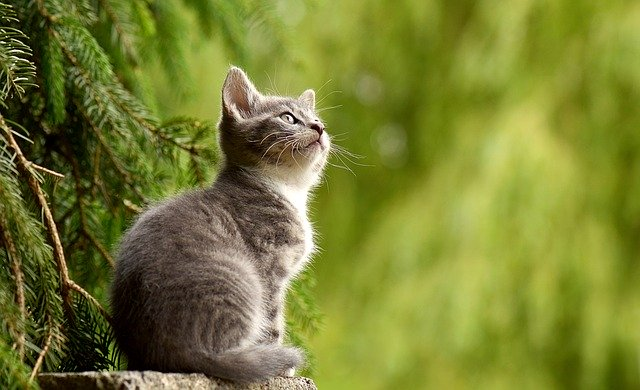
#> input picture OpenCVTests/cat.jpg, 640 x 390 px, found by its file name
$ python objectTracingTest.py
#> lines starting #> are read from the running program, lines starting #| are printed output that depends on the picture; after the words box and inside, x2 and y2 are one past the last pixel; in counts of white or black regions, pixels touching at a corner belong together

import numpy as np
import cv2
from matplotlib import pyplot as plt
MIN_MATCH_COUNT = 10

print(cv2.__version__)
img1 = cv2.imread('C:\\Users\\Laptop Geert\\Documents\\GitHub\\2019-2020-PnOCW-team-1\\OpenCVTests\\cat.jpg',0)
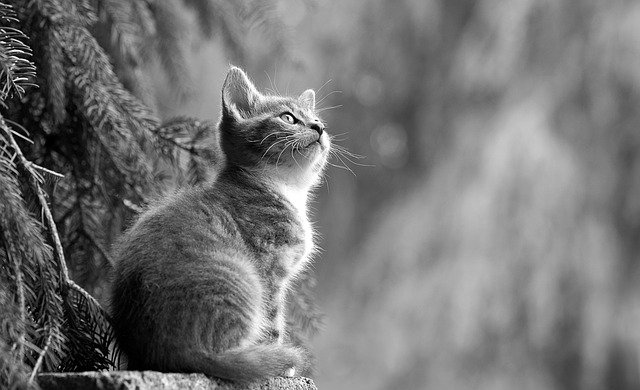
#> img1: shape (390, 640); min 0, max 255, mean 115.4
img2 = cv2.imread('C:\\Users\\Laptop Geert\\Documents\\GitHub\\2019-2020-PnOCW-team-1\\OpenCVTests\\cat_on_screen.jpg',0)
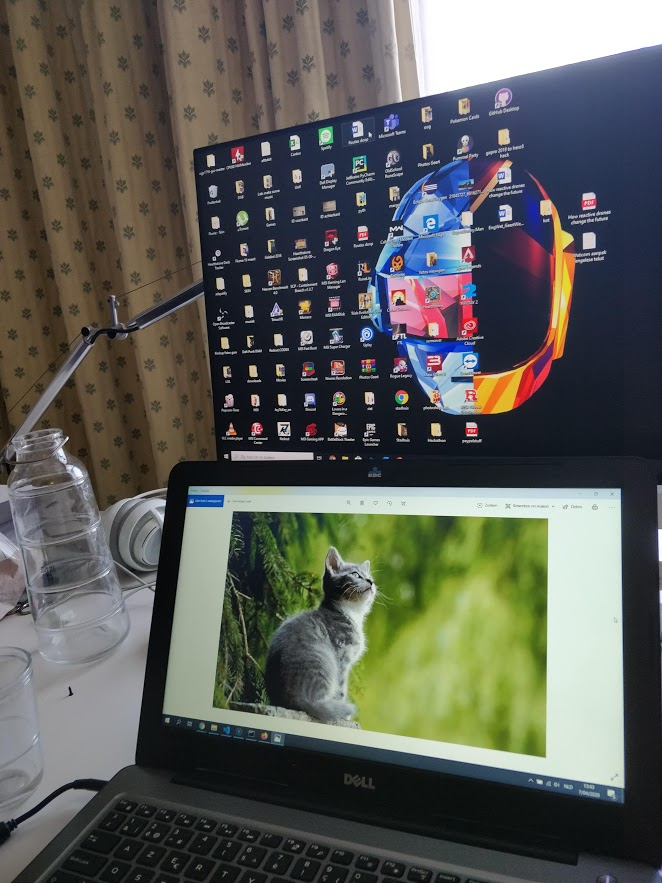
#> input picture OpenCVTests/cat_on_screen.jpg, 662 x 883 px, found by its file name
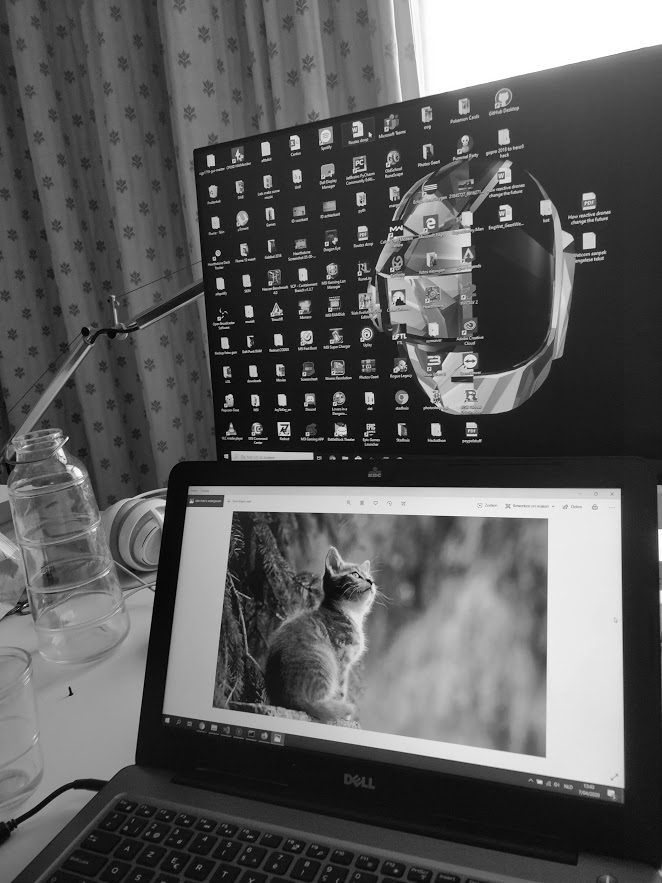
#> img2: shape (883, 662); min 0, max 255, mean 91.6

# Initiate STAR detector
orb = cv2.ORB_create()

# find the keypoints and descriptors with SIFT
kp1, des1 = orb.detectAndCompute(img1,None)
#> kp1 = 500 keypoints; strongest (x, y, size): (288, 115, 31), (294, 121, 37.2), (292, 119, 37.2), (294, 122, 31)
kp2, des2 = orb.detectAndCompute(img2,None)
#> kp2 = 500 keypoints; strongest (x, y, size): (288, 423, 31), (278, 423, 31), (227, 455, 31), (365, 434, 31)

# create BFMatcher object
bf = cv2.BFMatcher(cv2.NORM_HAMMING, crossCheck=True)
# Match descriptors.
matches = bf.match(des1,des2)
#> matches = 118 matches

# store all the good matches as per Lowe's ratio test.

if len(matches)>MIN_MATCH_COUNT:
    src_pts = np.float32([ kp1[m.queryIdx].pt for m in matches ]).reshape(-1,1,2)
#> src_pts = 118 rows, first 8: [86, 292], [34, 165], [106, 357], [31, 165], [102, 354], [70, 279], [40, 181], [296, 124]
    dst_pts = np.float32([ kp2[m.trainIdx].pt for m in matches ]).reshape(-1,1,2)
#> dst_pts = 118 rows, first 8: [546.4, 203], [500.4, 219.6], [218.4, 316.8], [312, 458], [281.2, 395.6], [370.1, 407.5], [468, 423.4], [278.2, 423.4]

    M, mask = cv2.findHomography(src_pts, dst_pts, cv2.RANSAC,5.0)
#> M = [[-1.17, 0.831, 251.4], [-0.625, 0.354, 146.3], [-0.00445, 0.00282, 1]]; mask = 118 values from 0 to 0
    matchesMask = mask.ravel().tolist()
#> matchesMask = 118 values from 0 to 0

    h,w = img1.shape
#> h = 390; w = 640
    pts = np.float32([ [0,0],[0,h-1],[w-1,h-1],[w-1,0] ]).reshape(-1,1,2)
#> pts = [[0, 0], [0, 389], [639, 389], [639, 0]]
    dst = cv2.perspectiveTransform(pts,M)
#> dst = [[251.4, 146.3], [274.2, 135.5], [228.5, 154.8], [268, 137.5]]

    img2 = cv2.polylines(img2,[np.int32(dst)],True,255,3, cv2.LINE_AA)
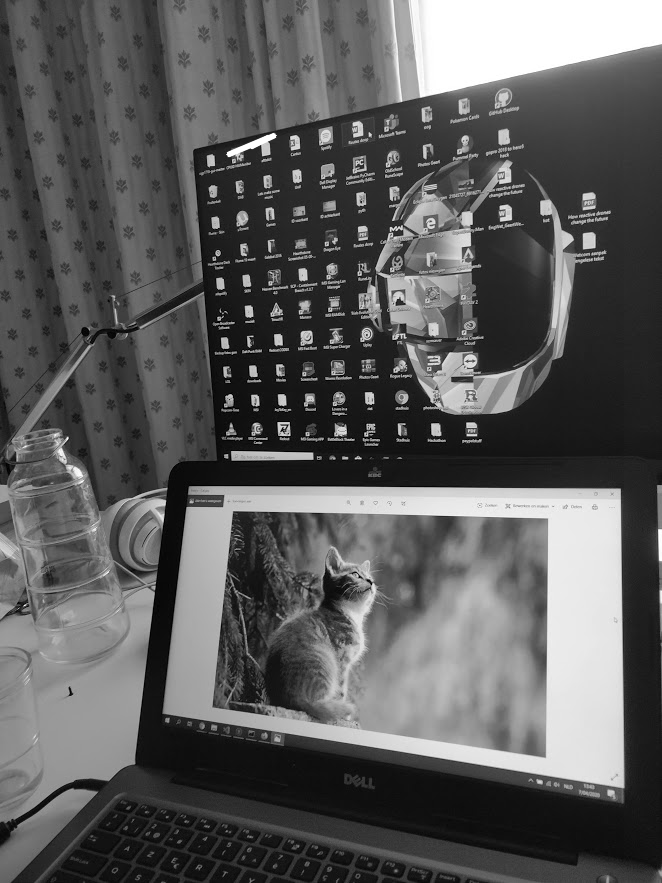
#> img2: shape (883, 662); 0.07% of pixels changed, all inside (x1, y1, x2, y2) = (225, 132, 278, 158)

else:
    print("Not enough matches are found - %d/%d" % (len(matches),MIN_MATCH_COUNT))
    matchesMask = None

draw_params = dict(matchColor = (0,255,0), # draw matches in green color
                   singlePointColor = None,
                   matchesMask = matchesMask, # draw only inliers
                   flags = 2)
#> draw_params = 4 items

img3 = cv2.drawMatches(img1,kp1,img2,kp2,matches,None,**draw_params)
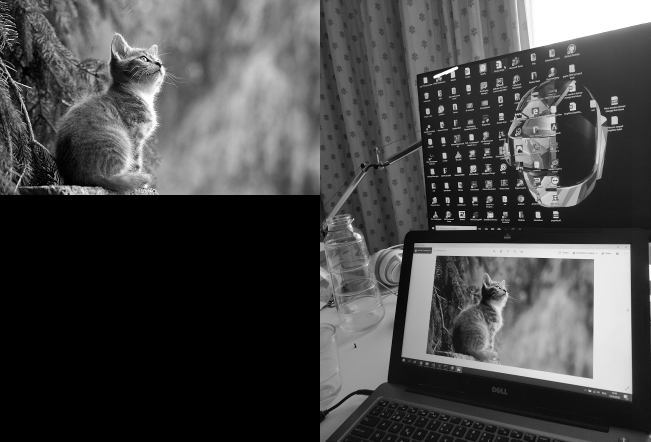
#> img3: shape (883, 1302, 3) (shown at 1/2 size); min 0, max 255, mean 71.7

plt.imshow(img3, 'gray'),plt.show()
